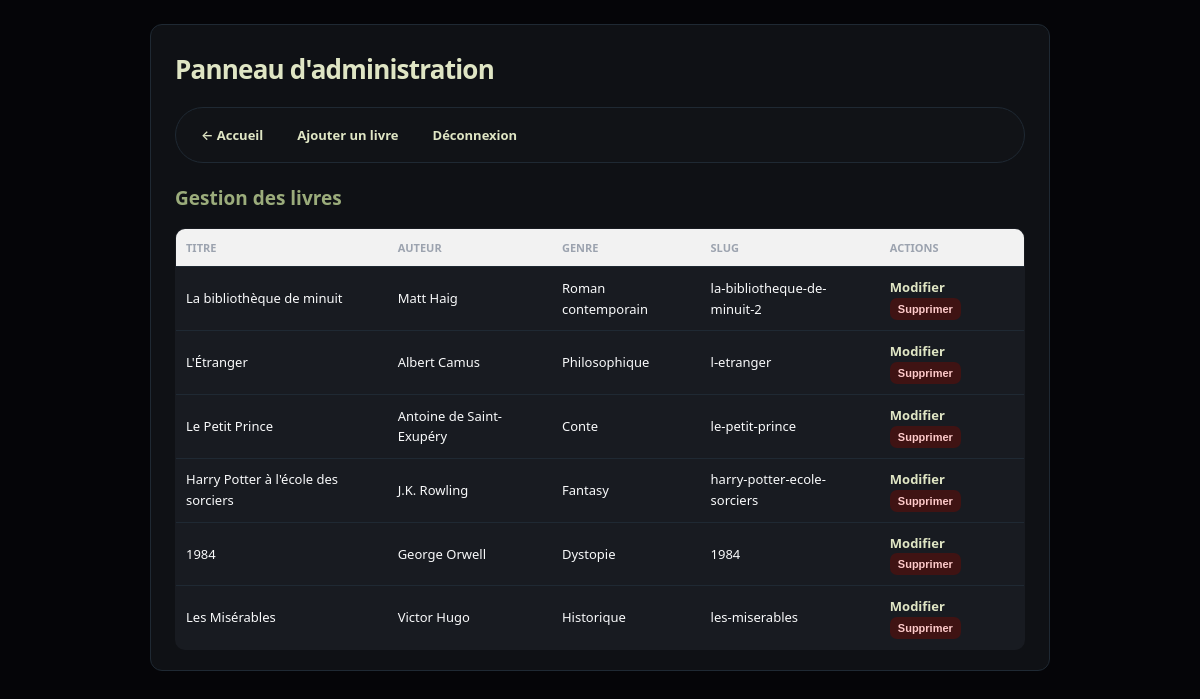
Page /admin/dashboard.php (signed in) on the committed database.
### tables this page shows
CREATE TABLE IF NOT EXISTS `books` (
  `id` int UNSIGNED NOT NULL AUTO_INCREMENT,
  `title` varchar(255) NOT NULL,
  `author` varchar(255) NOT NULL,
  `genre` varchar(150) DEFAULT NULL,
  `description` text,
  `slug` varchar(150) NOT NULL,
  `created_at` datetime NOT NULL DEFAULT CURRENT_TIMESTAMP,
  `updated_at` datetime DEFAULT NULL ON UPDATE CURRENT_TIMESTAMP,
  PRIMARY KEY (`id`),
  UNIQUE KEY `slug` (`slug`)
);

### admin/dashboard.php (the view, shortened to what this page needs)
<?php
require_once __DIR__ . '/../includes/db.php';
$stmt = $pdo->query("SELECT * FROM books ORDER BY created_at DESC");
$books = $stmt->fetchAll();
?>
<!DOCTYPE html>
<html lang="fr">
<head>
<link rel="stylesheet" href="../assets/style.css">
</head>
<body>
<div class="container">
<h1> Panneau d'administration</h1>
<nav>
<a href="/lilbook/index.php">← Accueil</a>
<a href="/lilbook/admin/create.php"> Ajouter un livre</a>
<a href="/lilbook/logout.php">Déconnexion</a>
</nav>
<h2>Gestion des livres</h2>
<?php if (empty($books)): ?>
<p>Aucun livre pour le moment.</p>
<?php else: ?>
<table style="width: 100%; border-collapse: collapse;">
<thead>
<tr style="background: #f2f2f2;">
<th style="padding: 10px; text-align: left;">Titre</th>
<th style="padding: 10px; text-align: left;">Auteur</th>
<th style="padding: 10px; text-align: left;">Genre</th>
<th style="padding: 10px; text-align: left;">Slug</th>
<th style="padding: 10px; text-align: left;">Actions</th>
</tr>
</thead>
<tbody>
<?php foreach ($books as $book): ?>
<tr style="border-bottom: 1px solid #ddd;">
<td style="padding: 10px;"><?= htmlspecialchars($book['title'], ENT_QUOTES, 'UTF-8') ?></td>
<td style="padding: 10px;"><?= htmlspecialchars($book['author'], ENT_QUOTES, 'UTF-8') ?></td>
<td style="padding: 10px;"><?= htmlspecialchars($book['genre'] ?? '', ENT_QUOTES, 'UTF-8') ?></td>
<td style="padding: 10px;"><?= htmlspecialchars($book['slug'] ?? '', ENT_QUOTES, 'UTF-8') ?></td>
<td style="padding: 10px;">
<a href="/lilbook/admin/edit.php?s=<?= urlencode($book['slug']) ?>"> Modifier</a>
<form method="POST" action="/lilbook/admin/delete.php" style="display:inline;">
<button type="submit" onclick="return confirm('Supprimer ?')"> Supprimer</button>
</form>
</td>
</tr>
<?php endforeach; ?>
</tbody>
</table>
<?php endif; ?>
</div>
</body>
</html>

### assets/style.css (style rules this page uses)
:root { --bg:#050508; --bg-soft:#111317; --card:#0f1115; --card-soft:#181b21; --text:#f9fafb; --muted:#9ca3af; --accent:#9BAC7B; --accent-soft:#dfe5c4; --accent-dark:#7a8e5c; --success:#9BAC7B; --danger:#f97373; --radius:12px; }
* { box-sizing:border-box; }
body { margin:0; padding:24px; font-family:'Montserrat',system-ui,-apple-system,BlinkMacSystemFont,sans-serif; background:var(--bg); color:var(--text); line-height:1.6; }
.container { max-width:900px; margin:0 auto; background:var(--card); border-radius:var(--radius); padding:24px 24px 20px; border:1px solid #1f2933; }
h1 { margin:0 0 8px 0; font-size:26px; font-weight:800; letter-spacing:-0.03em; color:var(--accent-soft); }
h2 { margin:20px 0 10px 0; font-size:19px; font-weight:700; color:var(--accent); }
a { color:var(--accent-soft); text-decoration:none; font-weight:600; }
nav { margin:16px 0 20px 0; padding:10px 12px; background:var(--bg-soft); border-radius:999px; border:1px solid #1f2933; display:flex; flex-wrap:wrap; gap:8px; align-items:center; }
nav a { padding:6px 12px; border-radius:999px; border:1px solid transparent; color:var(--accent-soft); background:transparent; font-size:13px; font-weight:600; transition:background .15s ease,border-color .15s ease; }
button { background:var(--accent); color:#050608; border:none; padding:9px 16px; border-radius:999px; font-family:'Montserrat',sans-serif; font-size:13px; font-weight:700; cursor:pointer; }
table { width:100%; border-collapse:collapse; margin-top:14px; background:var(--card-soft); border-radius:10px; overflow:hidden; border:1px solid #1f2933; }
thead tr { background:#111317; }
th, td { padding:9px 8px; text-align:left; border-bottom:1px solid #1f2933; font-size:13px; }
th { font-weight:600; color:#9ca3af; font-size:11px; text-transform:uppercase; }
tr:last-child td { border-bottom:none; }
table button { background:#3f1313; color:#fecaca; padding:5px 8px; font-size:11px; border-radius:7px; border:none; }

### rows in the picture
books: title "La bibliothèque de minuit", author "Matt Haig", genre "Roman contemporain", slug "la-bibliotheque-de-minuit-2"
books: title "L'Étranger", author "Albert Camus", genre "Philosophique", slug "l-etranger"
books: title "Le Petit Prince", author "Antoine de Saint-Exupéry", genre "Conte", slug "le-petit-prince"
books: title "Harry Potter à l'école des sorciers", author "J.K. Rowling", genre "Fantasy", slug "harry-potter-ecole-sorciers"
books: title "1984", author "George Orwell", genre "Dystopie", slug "1984"
books: title "Les Misérables", author "Victor Hugo", genre "Historique", slug "les-miserables"
